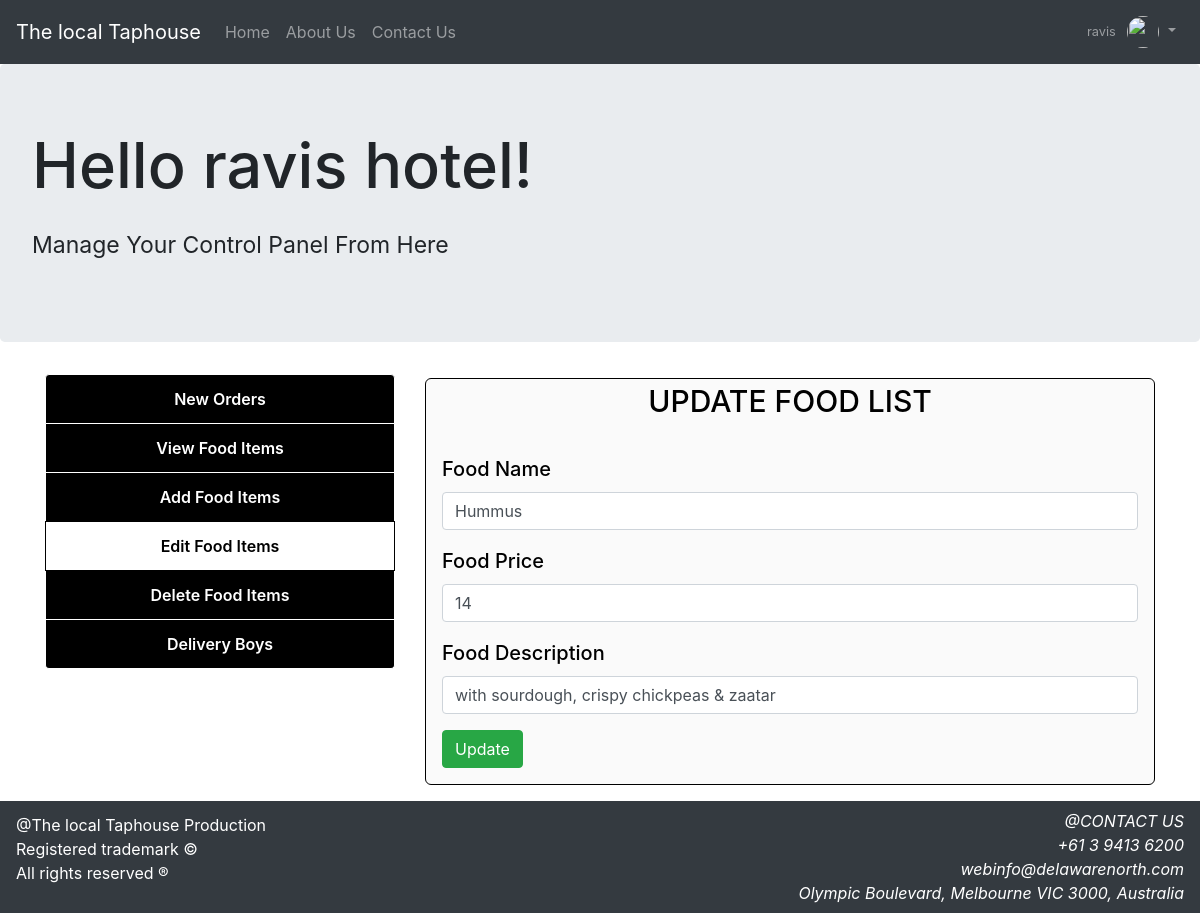
The app's page /mupdatefood.php?id=20 (signed in) with its own data.
### tables this page shows
CREATE TABLE `foodlist` (
  `ftype` varchar(10) not null,
  `fid` int(11) NOT NULL,
  `fname` varchar(30) NOT NULL,
  `fprice` varchar(15) NOT NULL,
  `fdescription` varchar(100) NOT NULL,
  `fimage` varchar(125) NOT NULL,
  `manager` varchar(45) NOT NULL,
  `foodstatus` varchar(30) NOT NULL,
  `frestaurents` varchar(50) NOT NULL
);

### mupdatefood.php (the view, shortened to what this page needs)
<?php
include "inc/dbh.inc.php";
?>
<!DOCTYPE html>
<html>
<head>
  <link rel="stylesheet" type="text/css" href="css/bootstrap.min.css">
  <link rel="stylesheet" type="text/css" href="css/main.css">
</head>
<body>
    <nav class="navbar navbar-expand-lg navbar-dark bg-dark">
  <a class="navbar-brand" href="index.php">The local Taphouse </a>
  <div class="collapse navbar-collapse" id="navbarSupportedContent">
    <ul class="navbar-nav mr-auto">
      <li class="nav-item">
        <a class="nav-link" href="index.php">Home</a>
      </li>
      <li class="nav-item">
        <a class="nav-link" href="aboutus.php">About Us</a>
      </li>
      <li class="nav-item">
        <a class="nav-link " href="#contact">Contact Us</a>
      </li>
    </ul>
    <ul class="navbar-nav ml-auto">
      <li class="nav-item dropdown no-arrow">
        <a class="nav-link dropdown-toggle" href="#" id="userDropdown" role="button" data-toggle="dropdown" aria-haspopup="true" aria-expanded="false">
          <span class="mr-2 d-none d-lg-inline text-gray-600 small">
            <?php echo $_SESSION['u_name']; ?>
          </span>
          <img class="img-profile rounded-circle" src="https://source.unsplash.com/QAB-WJcbgJk/60x60" style="height: 2rem; width: 2rem;">
        </a>
      </li>
    </ul>
  </div>
</nav>
<div class="jumbotron">
  <h1 style="font-size: 63px;">Hello <?php echo $_SESSION['rname']; ?>!</h1>
	<p class="pt-3" style="font-size: 23px;">Manage Your Control Panel From Here</p>
</div>
  <div class="container">
   	<div class="row">
   	  <div class="col-md-4 ">
            <div class="mylist list-group">
              <a href="liveorders.php" class="list-group-item">New Orders</a>
              <a href="mviewfood.php" class="list-group-item ">View Food Items</a>
              <a href="maddfood.php" class="list-group-item ">Add Food Items</a>
              <a href="meditfood.php" class="list-group-item active">Edit Food Items</a>
              <a href="mdeletefood.php" class="list-group-item ">Delete Food Items</a>
              <a href="deliveryboy.php" class="list-group-item ">Delivery Boys</a>
            </div>
      </div>
       <div class="col-md-8 pt-1 pb-3">
           <legend style="border: 1px solid black; border-radius: 6px; color: black; font-size: 20px; font-weight: 500; margin: 0 auto; background-color: #FAFAFA;" class="pl-3 pr-3 pb-3">
            <center style="text-transform: uppercase; font-size: 30px;">Update Food List</center>
            <br>
                <?php
               	 $foodid = $_GET['id'];
                 $sql = "select * from foodlist where fid='$foodid';";
                 $result = mysqli_query($con, $sql);
                 $resultcheck = mysqli_num_rows($result);
                 if ($resultcheck > 0) {
                 	while ($row = mysqli_fetch_assoc($result)) {
               	?>
               <form method="POST">
               	<div class="form-group">
                <label>Food Name</label>
                <input type="text" name="fname" autocomplete="off" placeholder="Food Name" class="form-control" value="<?php echo $row['fname']; ?>">
                </div>
                <div class="form-group">
                <label>Food Price</label>
                <input type="text" name="fprice" autocomplete="off" placeholder="Price" class="form-control" value="<?php echo $row['fprice']; ?>">
                </div>
                <div class="form-group">
                <label>Food Description</label>
                <input class="form-control" name="fdescription" placeholder="Description" value="<?php echo $row['fdescription']; ?>">
                </div>
                <?php } } ?>
                <button class="btn btn-success" name="submit">Update</button>
               </form>
           </legend>
     </div>
   </div>
  </div>
<?php
 include 'footer.php';
?>

### css/main.css (style rules this page uses)
html,body { height: 93%; width: 100%; }
.mylist a { text-align: center; text-decoration: none; background-color: black; color: white; border: 1px solid white; font-weight: 600; }
.list-group-item.active { background-color: white !important; color: black; border: 1px solid black; }

### records on screen
foodlist: fname "Hummus", fprice "14", fdescription "with sourdough, crispy chickpeas & zaatar"

### other values on screen
$_SESSION['u_name'] "ravis"
$_SESSION['rname'] "ravis hotel"
